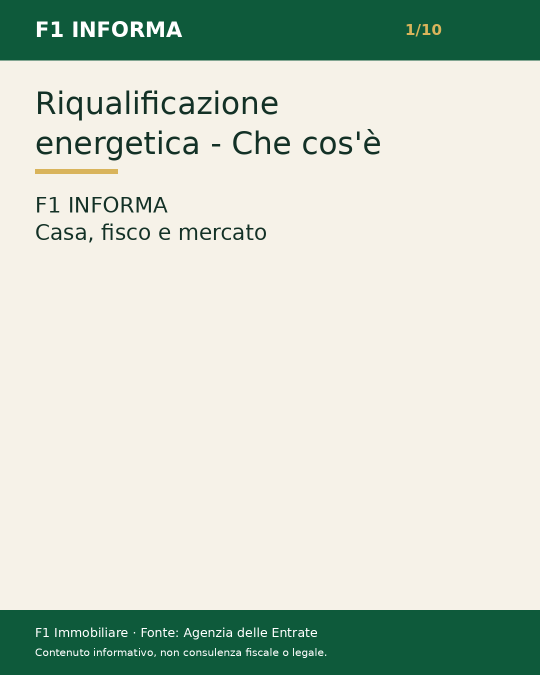
#> input picture f1-content-hub/f1-informa-data/2026-10-04/01.png, 1080 x 1350 px (shown at 1/2 size)
$ python -i visual_compliance.py   (imports and definitions only)
#> lines starting #> are read from the running program, lines starting #| are printed output that depends on the picture
from __future__ import annotations

import subprocess
import tempfile
from pathlib import Path
from typing import Any

from PIL import Image

GOLDEN_MASTER_VERSION = "F1_REFERENCE_FEED_V5"
EXPECTED_GREEN = "#4E9E15"
EXPECTED_DARK = "#0A0D0A"
EXPECTED_BACKGROUND = "#FFFFFF"
ALLOWED_FAMILIES = {"property", "recruiting", "institutional"}


def _stats(image: Image.Image) -> dict[str, float]:
    rgb = image.convert("RGB")
    rgb.thumbnail((220, 220))
    pixels = list(rgb.getdata())
    total = float(len(pixels) or 1)
    white = sum(1 for r, g, b in pixels if r >= 232 and g >= 232 and b >= 232) / total
    dark = sum(1 for r, g, b in pixels if r <= 58 and g <= 62 and b <= 58) / total
    green = sum(1 for r, g, b in pixels if g >= 75 and g >= r * 1.18 and g >= b * 1.18) / total
    luminance = sum((0.2126 * r + 0.7152 * g + 0.0722 * b) for r, g, b in pixels) / total
    # crude visual entropy proxy: count coarse RGB buckets
    buckets = len({(r // 32, g // 32, b // 32) for r, g, b in pixels})
    return {
        "white_ratio": round(white, 4),
        "dark_ratio": round(dark, 4),
        "green_ratio": round(green, 4),
        "mean_luminance": round(luminance, 2),
        "color_buckets": float(buckets),
    }


def _rgb_stats(path: Path) -> dict[str, dict[str, float]]:
    with Image.open(path) as source:
#> source is the input picture: PIL image 1080x1350 RGB; mean R, G, B 201.2, 212, 198.2
        rgb = source.convert("RGB")
        square_h = min(1080, rgb.height)
#> square_h = 1080
        square = rgb.crop((0, 0, min(1080, rgb.width), square_h))
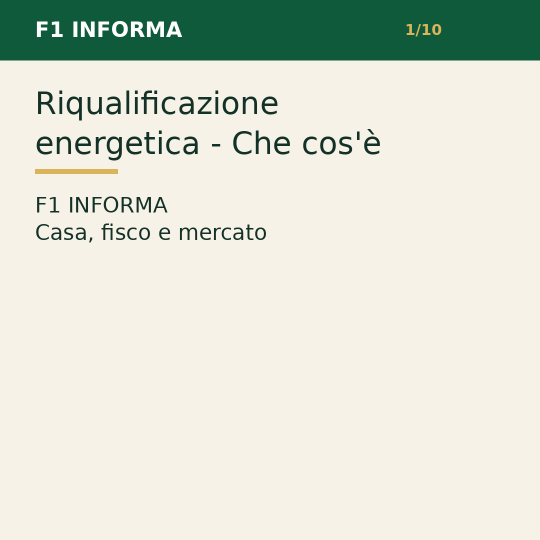
#> square: PIL image 1080x1080 RGB (shown at 1/2 size); mean R, G, B 216.9, 222.1, 209.7
        w, h = square.size
#> w = 1080; h = 1080
        regions = {
            "full": square,
            "top": square.crop((0, 0, w, max(1, int(h * 0.22)))),
            "left": square.crop((0, int(h * 0.18), max(1, int(w * 0.52)), h)),
            "right": square.crop((int(w * 0.44), int(h * 0.18), w, h)),
            "bottom": square.crop((0, int(h * 0.82), w, h)),
        }
        return {name: _stats(region) for name, region in regions.items()}
#> in _stats, `rgb.thumbnail((220, 220))`:
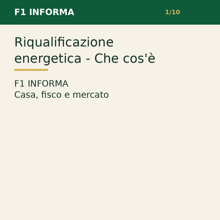
#> rgb: PIL image 220x220 RGB; mean R, G, B 216.9, 222.1, 209.7
#> in _stats, `pixels = list(rgb.getdata())`: pixels = 48400 items
#> in _stats, `total = float(len(pixels) or 1)`: total = 48400
#> in _stats, `white = sum(1 for r, g, b in pixels if r >= 232 and g >= 232 and b >= ..`: white = 0.841
#> in _stats, `dark = sum(1 for r, g, b in pixels if r <= 58 and g <= 62 and b <= 58)..`: dark = 0.00101
#> in _stats, `green = sum(1 for r, g, b in pixels if g >= 75 and g >= r * 1.18 and g..`: green = 0.109
#> in _stats, `luminance = sum((0.2126 * r + 0.7152 * g + 0.0722 * b) for r, g, b in ..`: luminance = 220.1
#> in _stats, `buckets = len({(r // 32, g // 32, b // 32) for r, g, b in pixels})`: buckets = 42
#> in _stats (call 2), `rgb.thumbnail((220, 220))`:
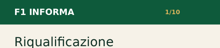
#> rgb: PIL image 220x48 RGB; mean R, G, B 126.2, 162.4, 142
#> in _stats (call 2), `pixels = list(rgb.getdata())`: pixels = 10560 items, first 6: (14, 90, 59), (14, 90, 59), (14, 90, 59), (14, 90, 59), (14, 90, 59), (14, 90, 59)
#> in _stats (call 2), `total = float(len(pixels) or 1)`: total = 10560
#> in _stats (call 2), `white = sum(1 for r, g, b in pixels if r >= 232 and g >= 232 and b >= ..`: white = 0.423
#> in _stats (call 2), `dark = sum(1 for r, g, b in pixels if r <= 58 and g <= 62 and b <= 58)..`: dark = 0.00161
#> in _stats (call 2), `green = sum(1 for r, g, b in pixels if g >= 75 and g >= r * 1.18 and g..`: green = 0.477
#> in _stats (call 2), `luminance = sum((0.2126 * r + 0.7152 * g + 0.0722 * b) for r, g, b in ..`: luminance = 153.2
#> in _stats (call 2), `buckets = len({(r // 32, g // 32, b // 32) for r, g, b in pixels})`: buckets = 40
#> in _stats (call 3), `rgb = image.convert("RGB")`:
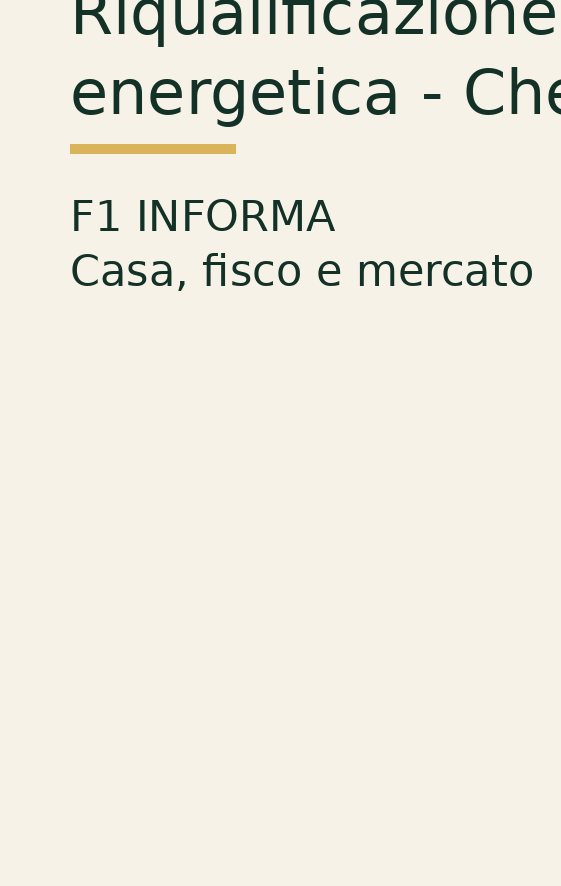
#> rgb: PIL image 561x886 RGB; mean R, G, B 237.6, 234.7, 224.4
#> in _stats (call 3), `rgb.thumbnail((220, 220))`:
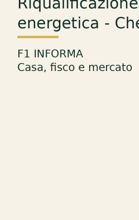
#> rgb: PIL image 139x220 RGB; mean R, G, B 237.6, 234.7, 224.5
#> in _stats (call 3), `pixels = list(rgb.getdata())`: pixels = 30580 items
#> in _stats (call 3), `total = float(len(pixels) or 1)`: total = 30580
#> in _stats (call 3), `white = sum(1 for r, g, b in pixels if r >= 232 and g >= 232 and b >= ..`: white = 0.912
#> in _stats (call 3), `dark = sum(1 for r, g, b in pixels if r <= 58 and g <= 62 and b <= 58)..`: dark = 0.00746
#> in _stats (call 3), `green = sum(1 for r, g, b in pixels if g >= 75 and g >= r * 1.18 and g..`: green = 0
#> in _stats (call 3), `luminance = sum((0.2126 * r + 0.7152 * g + 0.0722 * b) for r, g, b in ..`: luminance = 234.6
#> in _stats (call 3), `buckets = len({(r // 32, g // 32, b // 32) for r, g, b in pixels})`: buckets = 24
#> in _stats (call 4), `rgb = image.convert("RGB")`:
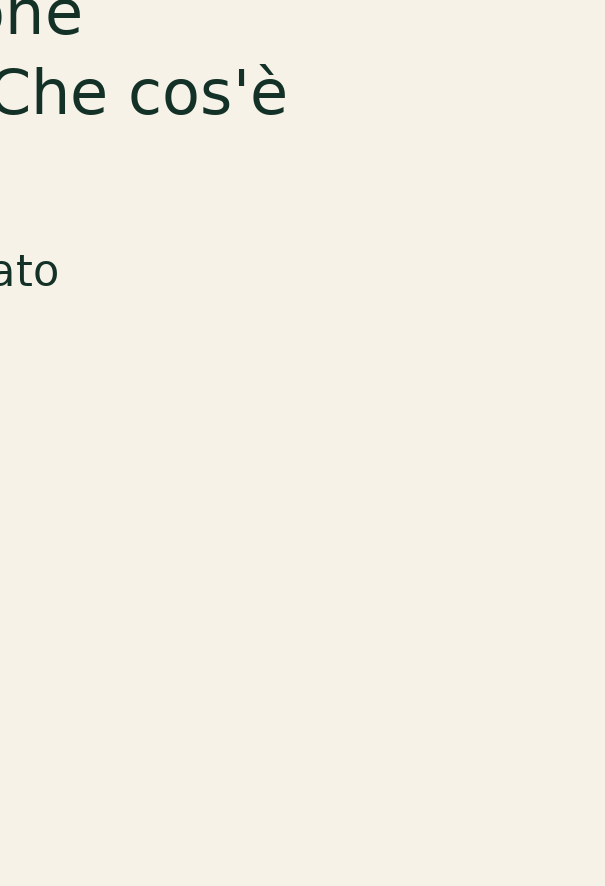
#> rgb: PIL image 605x886 RGB; mean R, G, B 243.9, 240.2, 230.2
#> in _stats (call 4), `pixels = list(rgb.getdata())`: pixels = 33000 items
#> in _stats (call 4), `total = float(len(pixels) or 1)`: total = 33000
#> in _stats (call 4), `white = sum(1 for r, g, b in pixels if r >= 232 and g >= 232 and b >= ..`: white = 0.98
#> in _stats (call 4), `dark = sum(1 for r, g, b in pixels if r <= 58 and g <= 62 and b <= 58)..`: dark = 0.00218
#> in _stats (call 4), `luminance = sum((0.2126 * r + 0.7152 * g + 0.0722 * b) for r, g, b in ..`: luminance = 240.3
#> in _stats (call 4), `buckets = len({(r // 32, g // 32, b // 32) for r, g, b in pixels})`: buckets = 20
#> in _stats (call 5), `rgb = image.convert("RGB")`:
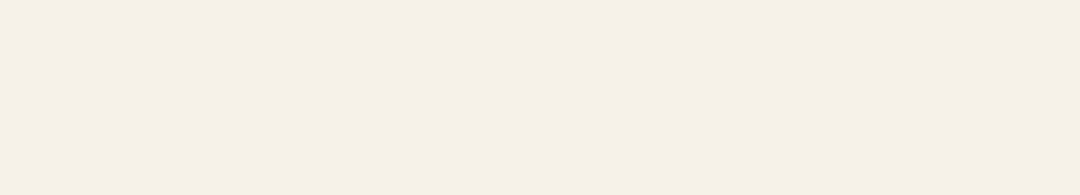
#> rgb: PIL image 1080x195 RGB; mean R, G, B 246, 242, 232
#> in _stats (call 5), `pixels = list(rgb.getdata())`: pixels = 8800 items, first 6: (246, 242, 232), (246, 242, 232), (246, 242, 232), (246, 242, 232), (246, 242, 232), (246, 242, 232)
#> in _stats (call 5), `total = float(len(pixels) or 1)`: total = 8800
#> in _stats (call 5), `white = sum(1 for r, g, b in pixels if r >= 232 and g >= 232 and b >= ..`: white = 1
#> in _stats (call 5), `dark = sum(1 for r, g, b in pixels if r <= 58 and g <= 62 and b <= 58)..`: dark = 0
#> in _stats (call 5), `luminance = sum((0.2126 * r + 0.7152 * g + 0.0722 * b) for r, g, b in ..`: luminance = 242.1
#> in _stats (call 5), `buckets = len({(r // 32, g // 32, b // 32) for r, g, b in pixels})`: buckets = 1


# [80 lines left out: functions _assert_spec, _assert_frame, _video_cover, visual_compliance_gate, not called in this run]

>>> result = _rgb_stats('../../f1-content-hub/f1-informa-data/2026-10-04/01.png')
#> result = 5 items

$ run again, on f1-content-hub/f1-informa-data/2026-10-04/02.png
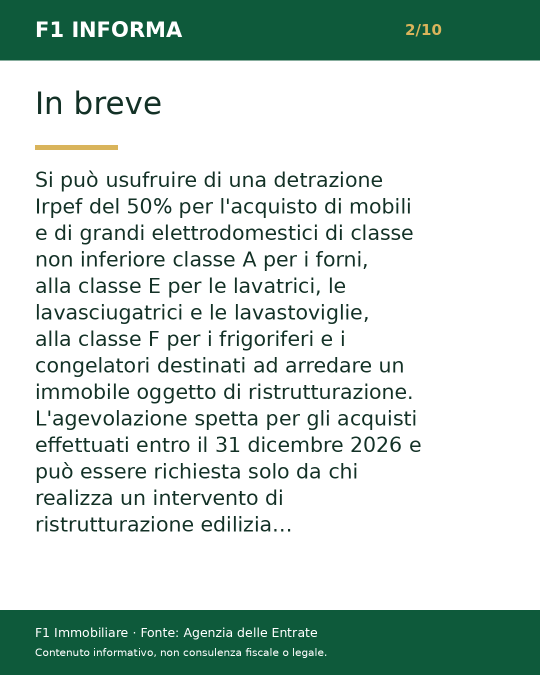
#> input picture f1-content-hub/f1-informa-data/2026-10-04/02.png, 1080 x 1350 px (shown at 1/2 size)
#> in _rgb_stats, source is the input picture: PIL image 1080x1350 RGB; mean R, G, B 199.4, 214.5, 208.3
#> pixels = 48400 items
#> total = 48400
#> white = 0.726
#> dark = 8.26e-05
#> green = 0.104
#> luminance = 220.5
#> buckets = 37
#> in _stats (call 4), `rgb.thumbnail((220, 220))`:
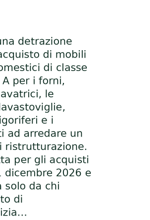
#> rgb: PIL image 150x220 RGB; mean R, G, B 241.7, 243.4, 242.8
#> pixels = 33000 items
#> total = 33000
#> white = 0.882
#> dark = 0.000212
#> luminance = 243
#> buckets = 20
#> in _stats (call 5), `rgb.thumbnail((220, 220))`:
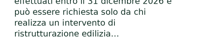
#> rgb: PIL image 220x40 RGB; mean R, G, B 235.4, 237.9, 237
#> pixels = 8800 items, first 6: (255, 255, 255), (255, 255, 255), (255, 255, 255), (255, 255, 255), (255, 255, 255), (255, 255, 255)
#> total = 8800
#> white = 0.811
#> dark = 0
#> luminance = 237.3
#> buckets = 17
#> result = 5 items

$ run again, on f1-content-hub/f1-informa-data/2026-10-04/03.png
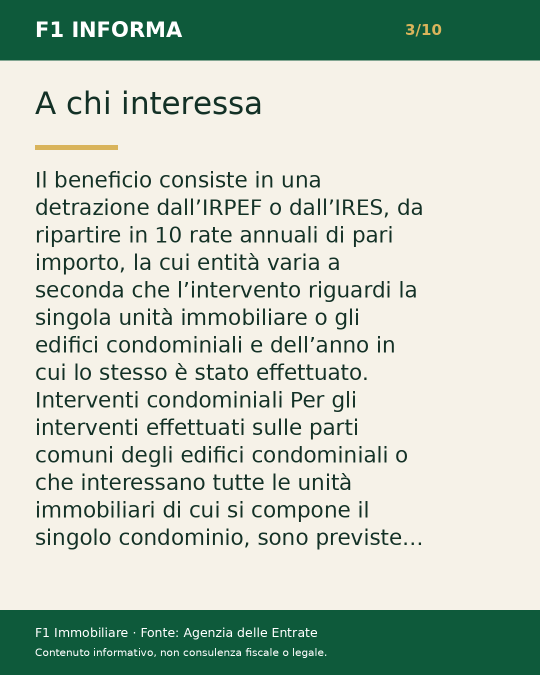
#> input picture f1-content-hub/f1-informa-data/2026-10-04/03.png, 1080 x 1350 px (shown at 1/2 size)
#> in _rgb_stats, source is the input picture: PIL image 1080x1350 RGB; mean R, G, B 191.3, 203.6, 189.7
#> pixels = 48400 items
#> total = 48400
#> white = 0.671
#> dark = 0.00031
#> green = 0.109
#> luminance = 209.6
#> buckets = 41
#> in _stats (call 4), `rgb.thumbnail((220, 220))`:
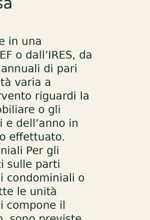
#> rgb: PIL image 150x220 RGB; mean R, G, B 232.7, 230.7, 220.6
#> pixels = 33000 items
#> total = 33000
#> white = 0.845
#> dark = 0.001
#> green = 0
#> luminance = 230.4
#> buckets = 20
#> in _stats (call 5), `rgb.thumbnail((220, 220))`:
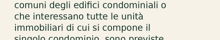
#> rgb: PIL image 220x40 RGB; mean R, G, B 223.8, 223.2, 213.1
#> pixels = 8800 items, first 6: (246, 242, 232), (246, 242, 232), (246, 242, 232), (246, 242, 232), (246, 242, 232), (246, 242, 232)
#> total = 8800
#> white = 0.705
#> dark = 0
#> luminance = 222.6
#> buckets = 19
#> result = 5 items

$ run again, on f1-content-hub/f1-informa-data/2026-10-04/04.png
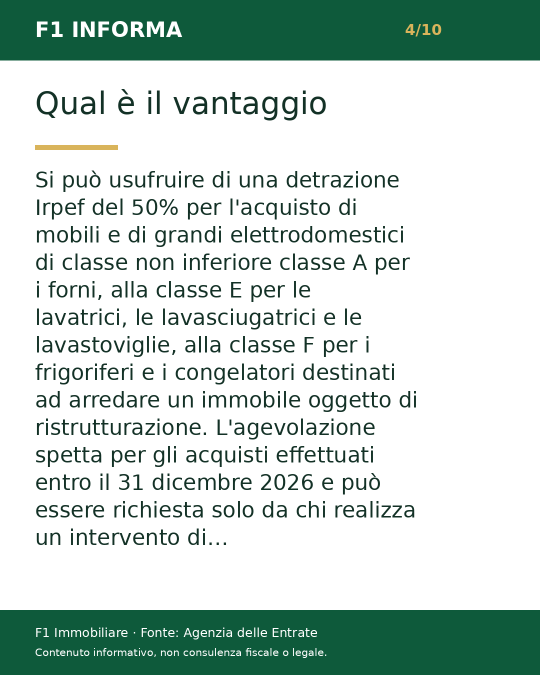
#> input picture f1-content-hub/f1-informa-data/2026-10-04/04.png, 1080 x 1350 px (shown at 1/2 size)
#> in _rgb_stats, source is the input picture: PIL image 1080x1350 RGB; mean R, G, B 198, 213.3, 207
#> pixels = 48400 items
#> total = 48400
#> white = 0.717
#> dark = 0.000537
#> green = 0.104
#> luminance = 219.1
#> buckets = 38
#> in _stats (call 5), `rgb.thumbnail((220, 220))`:
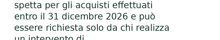
#> rgb: PIL image 220x40 RGB; mean R, G, B 232.2, 235.1, 234.1
#> pixels = 8800 items, first 6: (255, 255, 255), (255, 255, 255), (255, 255, 255), (255, 255, 255), (255, 255, 255), (255, 255, 255)
#> total = 8800
#> white = 0.779
#> dark = 0
#> luminance = 234.4
#> buckets = 18
#> result = 5 items
